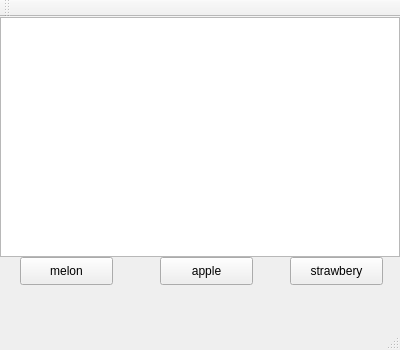
<?xml version="1.0" encoding="UTF-8"?>
<ui version="4.0">
 <class>MainWindow</class>
 <widget class="QMainWindow" name="MainWindow">
  <property name="geometry">
   <rect>
    <x>0</x>
    <y>0</y>
    <width>400</width>
    <height>350</height>
   </rect>
  </property>
  <property name="windowTitle">
   <string>MainWindow</string>
  </property>
  <widget class="QWidget" name="centralWidget">
   <widget class="QPushButton" name="PushButton_strawbery">
    <property name="geometry">
     <rect>
      <x>290</x>
      <y>240</y>
      <width>93</width>
      <height>28</height>
     </rect>
    </property>
    <property name="text">
     <string>strawbery</string>
    </property>
   </widget>
   <widget class="QPushButton" name="pushButton_apple">
    <property name="geometry">
     <rect>
      <x>160</x>
      <y>240</y>
      <width>93</width>
      <height>28</height>
     </rect>
    </property>
    <property name="text">
     <string>apple</string>
    </property>
   </widget>
   <widget class="QPushButton" name="pushButton_melon">
    <property name="geometry">
     <rect>
      <x>20</x>
      <y>240</y>
      <width>93</width>
      <height>28</height>
     </rect>
    </property>
    <property name="text">
     <string>melon</string>
    </property>
   </widget>
   <widget class="QGraphicsView" name="graphicsView">
    <property name="geometry">
     <rect>
      <x>0</x>
      <y>0</y>
      <width>400</width>
      <height>240</height>
     </rect>
    </property>
   </widget>
  </widget>
  <widget class="QMenuBar" name="menuBar">
   <property name="geometry">
    <rect>
     <x>0</x>
     <y>0</y>
     <width>400</width>
     <height>26</height>
    </rect>
   </property>
  </widget>
  <widget class="QToolBar" name="mainToolBar">
   <attribute name="toolBarArea">
    <enum>TopToolBarArea</enum>
   </attribute>
   <attribute name="toolBarBreak">
    <bool>false</bool>
   </attribute>
  </widget>
  <widget class="QStatusBar" name="statusBar"/>
 </widget>
 <layoutdefault spacing="6" margin="11"/>
 <resources/>
 <connections/>
</ui>
